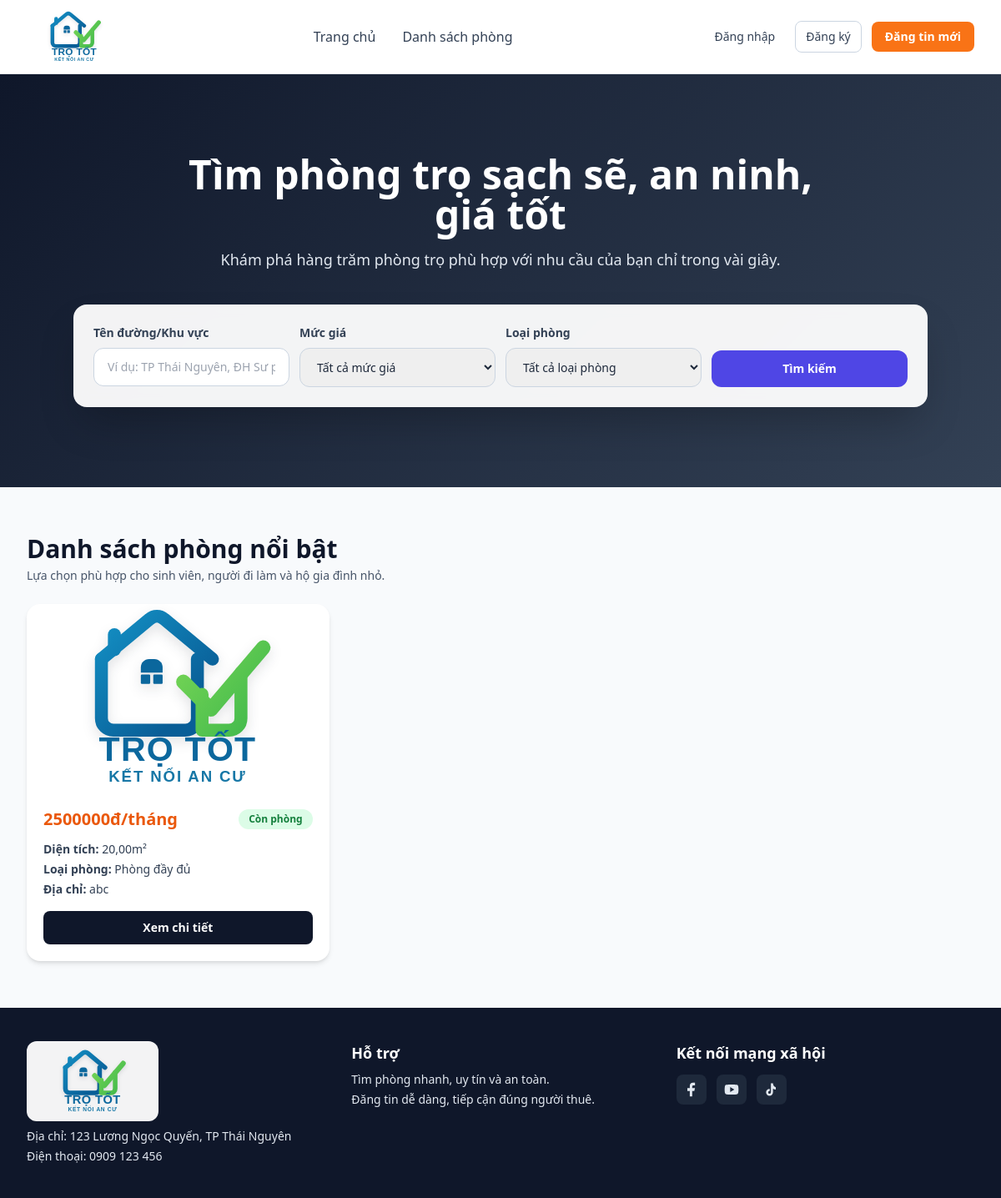
/, run on an earlier commit of the app's database.
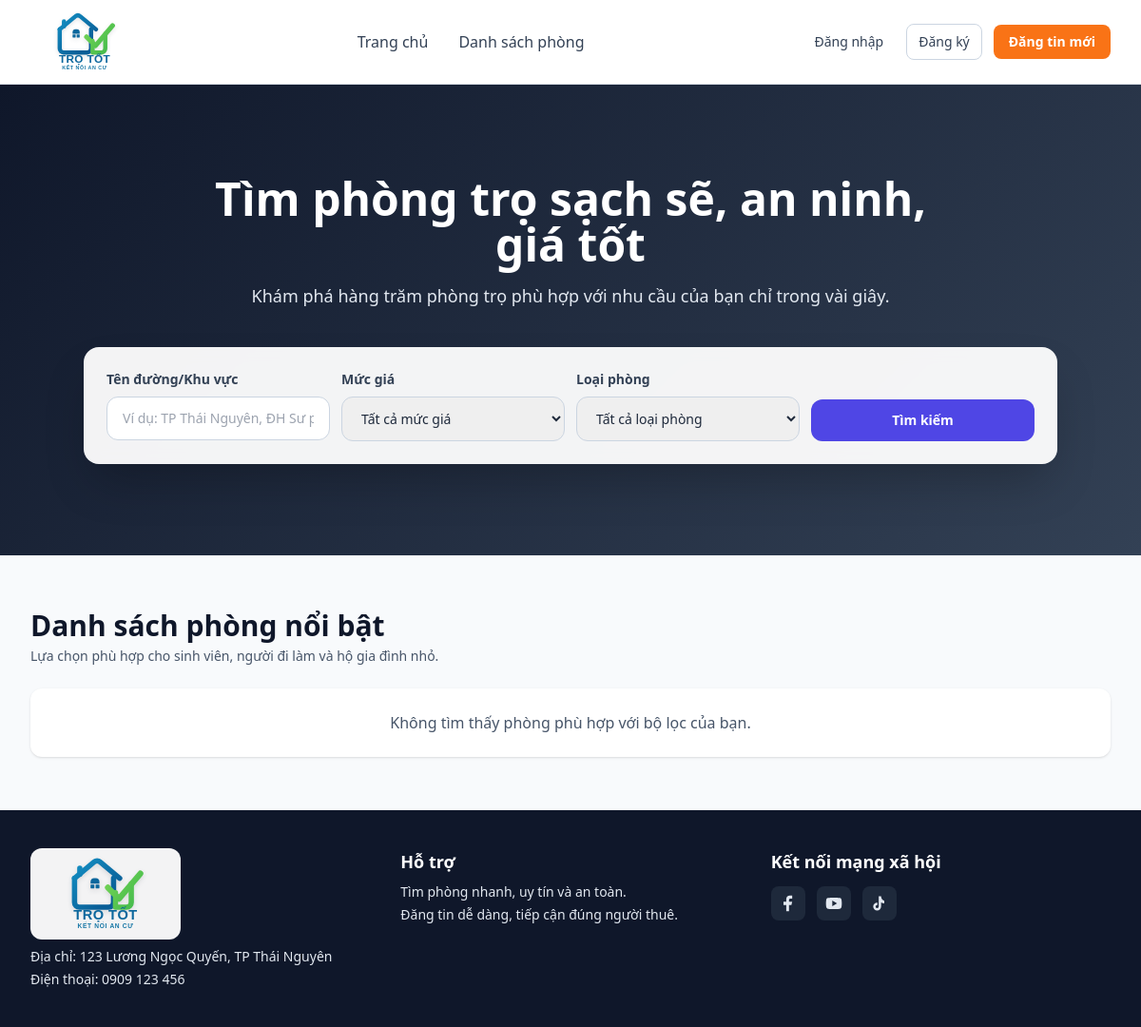
And on a later commit of the database.
### phongtro/models.py (models this page shows, shortened)
class Phong(models.Model):
    class RoomStatus(models.TextChoices):
        AVAILABLE = "available", "Còn trống"
        RENTED = "rented", "Đang thuê"
        MAINTENANCE = "maintenance", "Đang sửa chữa"
    owner = models.ForeignKey(User, on_delete=models.CASCADE, related_name="rooms", null=True, blank=True)
    title = models.CharField(max_length=200, default="Phong moi")
    price = models.DecimalField(max_digits=12, decimal_places=0, default=0)
    area = models.DecimalField(max_digits=6, decimal_places=2, default=0)
    address = models.CharField(max_length=255, default="")
    description = models.TextField(blank=True, default="")
    amenities = models.TextField(blank=True, default="")
    furnishings = models.TextField(blank=True, default="")
    owner_phone = models.CharField(max_length=20, blank=True, default="")
    room_type = models.CharField(max_length=100, default="Phong thuong")
    image = models.ImageField(upload_to="rooms/", blank=True, null=True)
    created_at = models.DateTimeField(default=timezone.now, db_index=True)
    is_available = models.BooleanField(default=True)
    status = models.CharField(max_length=20, choices=RoomStatus.choices, default=RoomStatus.AVAILABLE)
    latitude = models.DecimalField(max_digits=9, decimal_places=6, null=True, blank=True)
    longitude = models.DecimalField(max_digits=9, decimal_places=6, null=True, blank=True)
    @staticmethod
    def _get_image_url(field):
        if not field:
            return ""
    def primary_image_url(self):
        image_url = self._get_image_url(self.image)
        if image_url:
            return image_url
        first_gallery_image = self.gallery_images.order_by("sort_order", "id").first()
        if first_gallery_image:
            gallery_url = self._get_image_url(first_gallery_image.image)
            if gallery_url:
                return gallery_url
        return ""
    def safe_image_url(self):
        direct_url = self._get_image_url(self.image)
        if direct_url:
            return direct_url
        first_gallery_image = self.gallery_images.order_by("sort_order", "id").first()
        if first_gallery_image:
            gallery_url = self._get_image_url(first_gallery_image.image)
            if gallery_url:
                return gallery_url
        return self.primary_image_url()

### phongtro/views.py (the view)
# urls.py: path("", home_page, name="home_page"),
def home_page(request):
    if request.user.is_authenticated and _get_user_role(request.user) == UserProfile.Role.ADMIN:
        return redirect("phongtro:admin_dashboard")
    return render(request, "phongtro/home.html", _build_public_home_context(request))

### phongtro/views.py (called while the page is built)
def _can_manage_posts(user):
    return user.is_authenticated and _get_user_role(user) in {
        UserProfile.Role.LANDLORD,
        UserProfile.Role.ADMIN,
    }

def _get_google_maps_context():
    return {"google_maps_api_key": getattr(settings, "GOOGLE_MAPS_API_KEY", "")}

def _get_auth_context(request):
    role = _get_user_role(request.user) if request.user.is_authenticated else ""
    return {
        "auth_role": role,
        "is_admin_role": role == UserProfile.Role.ADMIN,
        "can_manage_posts": _can_manage_posts(request.user),
        "login_role_choices": LoginForm().fields["role"].choices,
        "register_role_choices": RegisterForm().fields["role"].choices,
    }

### phongtro/templates/phongtro/home.html (shortened to what the changed rows need)
<!doctype html>
<html lang="vi">
  {% load static currency_filters %}
  <head>
    <script src="https://cdn.tailwindcss.com"></script>
    <link
      rel="stylesheet"
      href="https://unpkg.com/leaflet@1.9.4/dist/leaflet.css"
    />
  </head>
  <body class="bg-slate-50 text-slate-800">
    <section class="hero-bg">
      <div class="mx-auto max-w-7xl px-4 py-20 sm:px-6 lg:px-8 lg:py-24">
        <div class="mx-auto max-w-3xl text-center">
          <h1 class="text-3xl font-extrabold leading-tight text-white sm:text-5xl">
            Tìm phòng trọ sạch sẽ, an ninh, giá tốt
          </h1>
        </div>
      </div>
    </section>
    <section id="featured" class="mx-auto max-w-7xl px-4 py-14 sm:px-6 lg:px-8">
      <div class="mb-6 flex items-end justify-between">
        <div>
          <h2 class="text-2xl font-extrabold text-slate-900 sm:text-3xl">Danh sách phòng nổi bật</h2>
        </div>
      </div>
      <div class="grid grid-cols-1 gap-6 md:grid-cols-2 lg:grid-cols-3">
        {% for room in rooms %}
        <article class="overflow-hidden rounded-2xl bg-white shadow-md transition hover:-translate-y-1 hover:shadow-xl">
          <img
            src="{% if room.safe_image_url %}{{ room.safe_image_url }}{% else %}{% static 'phongtro/images/tro-tot-logo.svg' %}{% endif %}"
            alt="{{ room.title }}"
            class="h-56 w-full object-cover"
            onerror="this.onerror=null;this.src='{% static 'phongtro/images/tro-tot-logo.svg' %}';"
          />
          <div class="p-5">
            <div class="mb-3 flex items-center justify-between">
              <span class="text-xl font-extrabold text-orange-600">{{ room.price }}đ/tháng</span>
              {% if room.status == 'available' %}
              <span class="rounded-full bg-green-100 px-3 py-1 text-xs font-bold text-green-700">Còn phòng</span>
              {% elif room.status == 'rented' %}
              <span class="rounded-full bg-amber-100 px-3 py-1 text-xs font-bold text-amber-700">Đang thuê</span>
              {% else %}
              <span class="rounded-full bg-slate-200 px-3 py-1 text-xs font-bold text-slate-700">Đang sửa chữa</span>
              {% endif %}
            </div>
            <p class="mb-1 text-sm text-slate-700"><strong>Diện tích:</strong> {{ room.area }}m²</p>
            <p class="mb-1 text-sm text-slate-700"><strong>Loại phòng:</strong> {{ room.room_type }}</p>
            <p class="mb-4 text-sm text-slate-700"><strong>Địa chỉ:</strong> {{ room.address }}</p>
            <a href="{% url 'phongtro:room_detail' room.id %}" class="block w-full rounded-lg bg-slate-900 px-4 py-2.5 text-center text-sm font-semibold text-white hover:bg-slate-800">Xem chi tiết</a>
          </div>
        </article>
        {% empty %}
        <div class="col-span-full rounded-xl bg-white p-6 text-center text-slate-600 shadow">
          Không tìm thấy phòng phù hợp với bộ lọc của bạn.
        </div>
        {% endfor %}
      </div>
    </section>
  </body>
</html>

What changed in the data, as far as the page shows it:
removed Phong: price "2500000", status "Còn phòng", area "20,00", room_type "Phòng đầy đủ", address "abc"
Also different on the page:
text now shown: "Không tìm thấy phòng phù hợp với bộ lọc của bạn."
